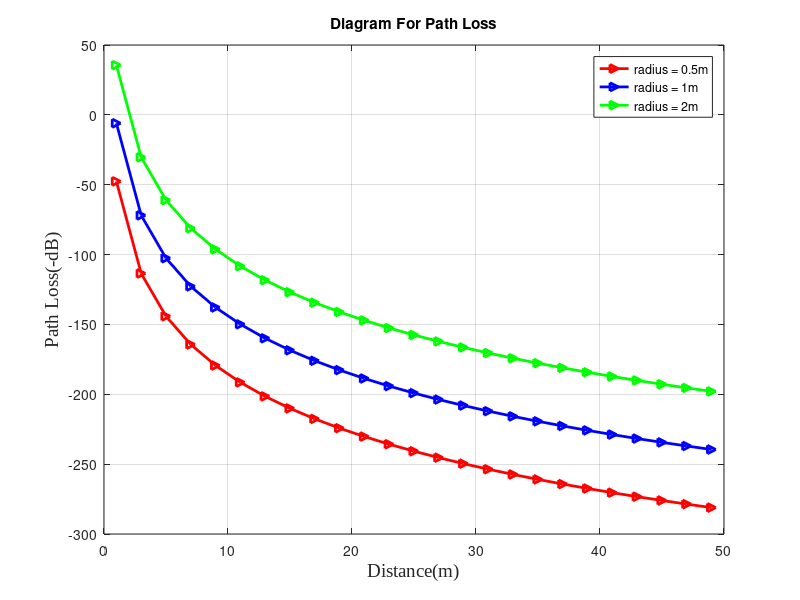

The MATLAB source for this figure:
r_d = 1:2:50;
at = 0.5;
ar = 0.5;
Nt = 100;
Nr = 100;
L_r = -(6.02 + 10*log(Nt/(Nr*(at^3)*(ar^3))) + 60.*log(r_d));
figure(1)
plot(r_d, L_r,'r->','lineWidth',2);
hold on;

at = 1;
ar = 1;
Nt = 100;
Nr = 100;
L_r = -(6.02 + 10*log(Nt/(Nr*(at^3)*(ar^3))) + 60.*log(r_d));
plot(r_d, L_r,'b->','lineWidth',2);
hold on;

at = 2;
ar = 2;
Nt = 100;
Nr = 100;
L_r = -(6.02 + 10*log(Nt/(Nr*(at^3)*(ar^3))) + 60.*log(r_d));
plot(r_d, L_r,'g->','lineWidth',2);
hold on;

title('Diagram For Path Loss');
xlabel('Distance(m)','Fontname', 'Times New Roman','FontSize',14);
ylabel('Path Loss(-dB)','Fontname', 'Times New Roman','FontSize',14);
grid on;
legend('radius = 0.5m' ,'radius = 1m', 'radius = 2m' );